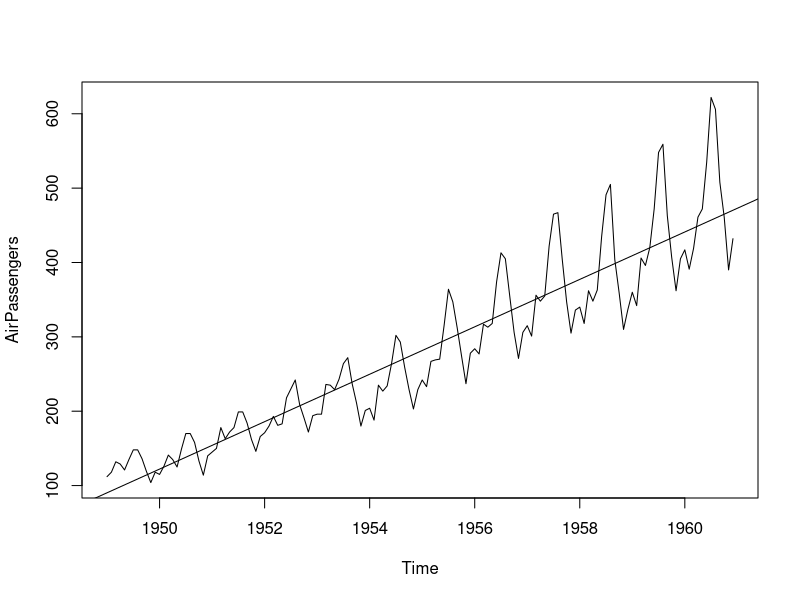
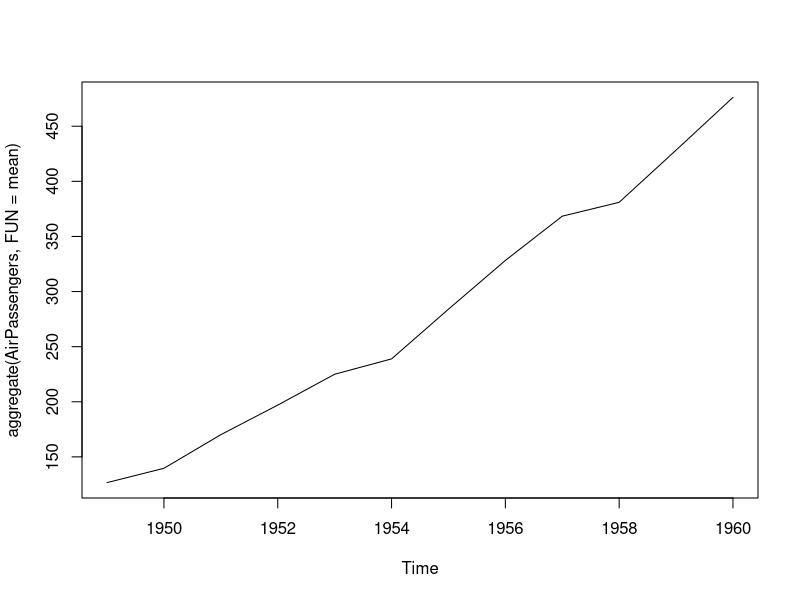
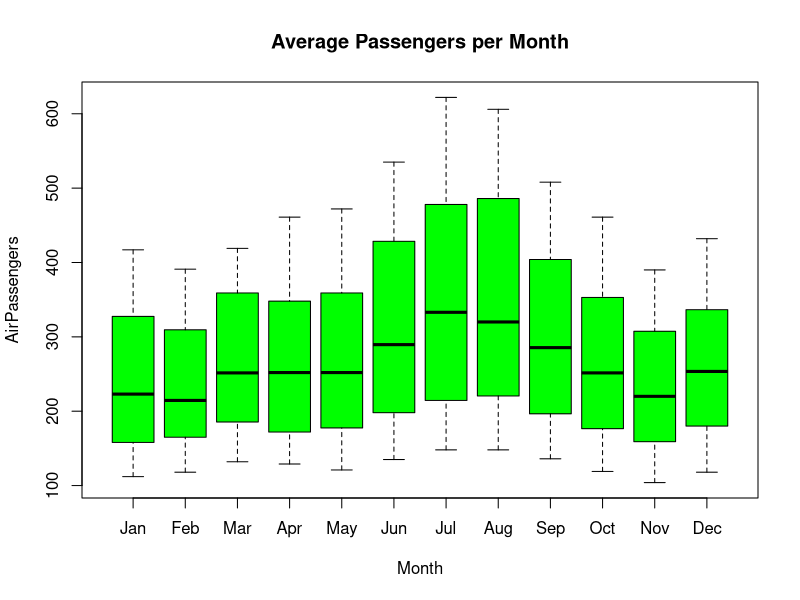
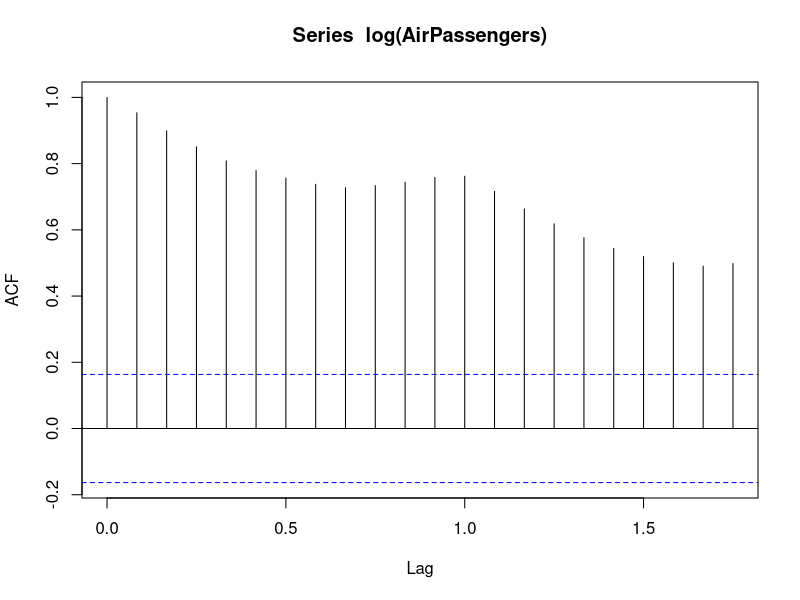
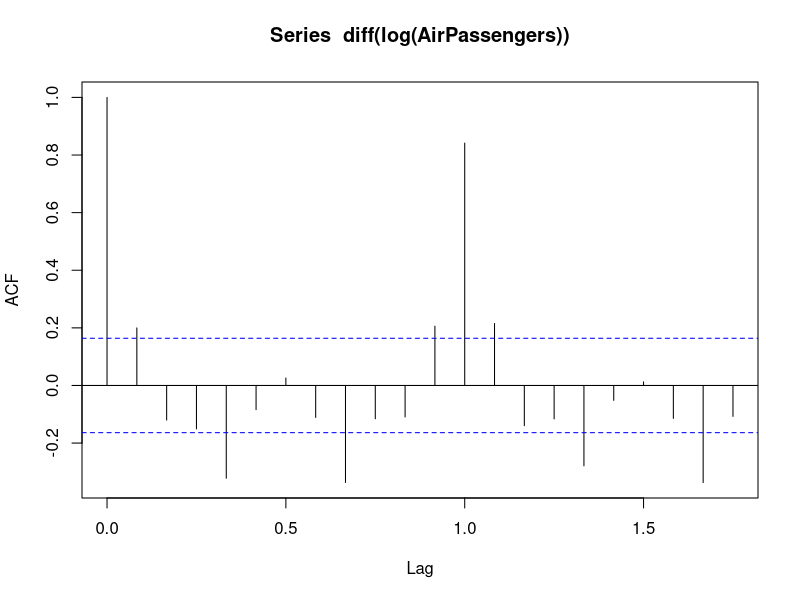
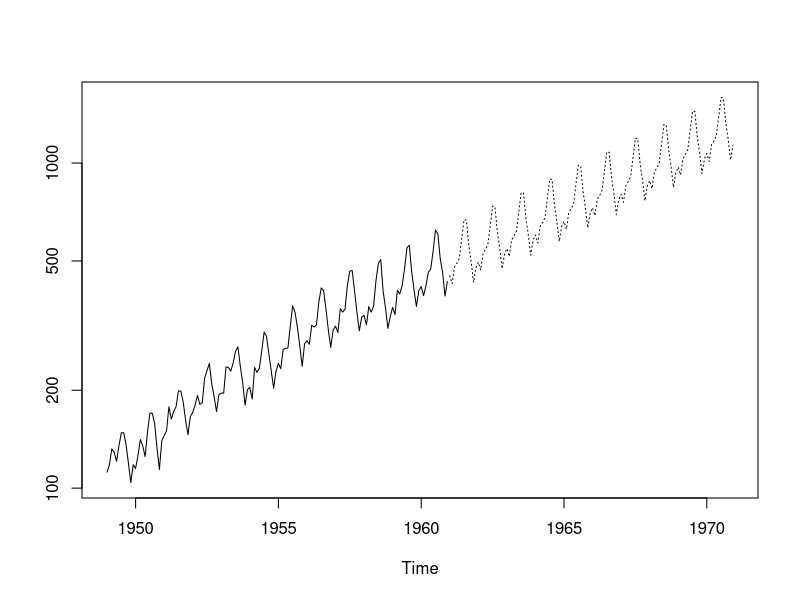

These figures' R source, in order:
#consider inbuilt data set AirPassengers
data("AirPassengers")

#to know the format of data set here
class(AirPassengers)

#to know start of time series
start(AirPassengers)

#to know the end of time series
end(AirPassengers)

#to know frequency of time series, 12 means its on a monthly basis
frequency(AirPassengers)

#to know summary of the dataset i.e. mean, median, etc.
summary(AirPassengers)

#plot the time series model
plot(AirPassengers)

#To plot a best fit line which can be used for regression
abline(reg=lm(AirPassengers~time(AirPassengers)))

#To print the cycle across years
cycle(AirPassengers)

#Aggregate cycles and show a year to year trend
plot(aggregate(AirPassengers,FUN=mean))

#Using a box plot we will try to get a sense for a possible seasonal effect
boxplot(AirPassengers~cycle(AirPassengers), xlab = "Month", ylab = "AirPassengers", main = "Average Passengers per Month", names = month.abb, col = "green")


#We now need to check whether population is stationary or non-stationary. For that we use acf(autocorrelation) function
acf(log(AirPassengers))

#We now regress on the difference of logs rather than log directly. 
acf(diff(log(AirPassengers)))

#Finally, we fit an ARIMA model to our time series and predict the future 10 years. In addition, we will try to fit a seasonal component in the ARIMA formulation.
(fit <- arima(log(AirPassengers), c(0, 1, 1),seasonal = list(order = c(0, 1, 1), period = 12)))

#We now visualize the prediction along with the training data.
pred <- predict(fit, n.ahead = 10*12)
ts.plot(AirPassengers, 2.718^pred$pred, log="y", lty=c(1,3))

#explanations for the ts.plot arguments provided:
#2.718^APforecast$pred: we are  undoing the log from the values.In order to do that, we need to find the log inverse of what we have got.
#i.e. log(forecast) = APforecast$pred
#hence, forecast = e ^ APforecast$pred
#e= 2.718 
#log = "y' is to plot on a logarithmic scale
#lty = c(1,3) will set the LineTYpe to 1 (for solid) for the original time series and 3 (for dotted) for the predicted time series.
